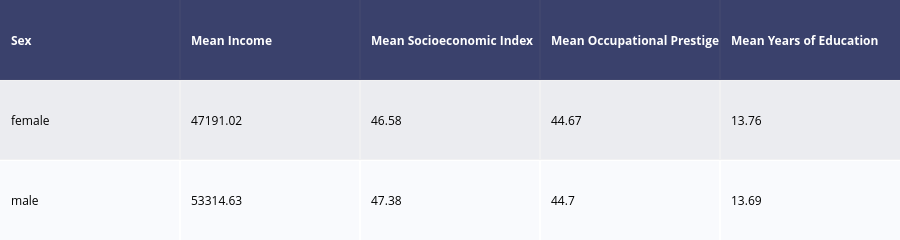

The notebook cell this image was saved under:
### Markdown cell above
## Problem 2
Generate a table that shows the mean income, occupational prestige, socioeconomic index, and years of education for men and for women. Use the `ff.create_table()` method to display a web-enabled version of this table. This table is for presentation purposes, so round every column to two decimal places and use more presentable column names. [15 points]

### Code cell
gss_table = gss_clean[['income', 'socioeconomic_index','job_prestige', 'education', 'sex']]
gss_table = gss_table.groupby('sex').agg('mean').round(2).reset_index()
gss_table = gss_table.rename({'income':'Mean Income',
                  'sex':'Sex',
                  'socioeconomic_index':'Mean Socioeconomic Index',
                  'job_prestige':'Mean Occupational Prestige',
                  'education':'Mean Years of Education'}, axis=1)
ff.create_table(gss_table)

### Figure 1 — Plotly figure (JSON) as saved in the notebook; plotly's stock layout.template omitted (floating-point values rounded to 4 significant figures)
{"data": [{"colorscale": [[0, "#00083e"], [0.5, "#ededee"], [1, "#ffffff"]], "hoverinfo": "none", "opacity": 0.75, "showscale": false, "type": "heatmap", "z": [[0, 0, 0, 0, 0], [0.5, 0.5, 0.5, 0.5, 0.5], [1, 1, 1, 1, 1]]}], "layout": {"annotations": [{"align": "left", "font": {"color": "#ffffff"}, "showarrow": false, "text": "<b>Sex</b>", "x": -0.45, "xanchor": "left", "xref": "x", "y": 0, "yref": "y"}, {"align": "left", "font": {"color": "#ffffff"}, "showarrow": false, "text": "<b>Mean Income</b>", "x": 0.55, "xanchor": "left", "xref": "x", "y": 0, "yref": "y"}, {"align": "left", "font": {"color": "#ffffff"}, "showarrow": false, "text": "<b>Mean Socioeconomic Index</b>", "x": 1.55, "xanchor": "left", "xref": "x", "y": 0, "yref": "y"}, {"align": "left", "font": {"color": "#ffffff"}, "showarrow": false, "text": "<b>Mean Occupational Prestige</b>", "x": 2.55, "xanchor": "left", "xref": "x", "y": 0, "yref": "y"}, {"align": "left", "font": {"color": "#ffffff"}, "showarrow": false, "text": "<b>Mean Years of Education</b>", "x": 3.55, "xanchor": "left", "xref": "x", "y": 0, "yref": "y"}, {"align": "left", "font": {"color": "#000000"}, "showarrow": false, "text": "female", "x": -0.45, "xanchor": "left", "xref": "x", "y": 1, "yref": "y"}, {"align": "left", "font": {"color": "#000000"}, "showarrow": false, "text": "47191.02", "x": 0.55, "xanchor": "left", "xref": "x", "y": 1, "yref": "y"}, {"align": "left", "font": {"color": "#000000"}, "showarrow": false, "text": "46.58", "x": 1.55, "xanchor": "left", "xref": "x", "y": 1, "yref": "y"}, {"align": "left", "font": {"color": "#000000"}, "showarrow": false, "text": "44.67", "x": 2.55, "xanchor": "left", "xref": "x", "y": 1, "yref": "y"}, {"align": "left", "font": {"color": "#000000"}, "showarrow": false, "text": "13.76", "x": 3.55, "xanchor": "left", "xref": "x", "y": 1, "yref": "y"}, {"align": "left", "font": {"color": "#000000"}, "showarrow": false, "text": "male", "x": -0.45, "xanchor": "left", "xref": "x", "y": 2, "yref": "y"}, {"align": "left", "font": {"color": "#000000"}, "showarrow": false, "text": "53314.63", "x": 0.55, "xanchor": "left", "xref": "x", "y": 2, "yref": "y"}, {"align": "left", "font": {"color": "#000000"}, "showarrow": false, "text": "47.38", "x": 1.55, "xanchor": "left", "xref": "x", "y": 2, "yref": "y"}, {"align": "left", "font": {"color": "#000000"}, "showarrow": false, "text": "44.7", "x": 2.55, "xanchor": "left", "xref": "x", "y": 2, "yref": "y"}, {"align": "left", "font": {"color": "#000000"}, "showarrow": false, "text": "13.69", "x": 3.55, "xanchor": "left", "xref": "x", "y": 2, "yref": "y"}], "height": 140, "margin": {"b": 0, "l": 0, "r": 0, "t": 0}, "xaxis": {"dtick": 1, "gridwidth": 2, "showticklabels": false, "tick0": -0.5, "ticks": "", "zeroline": false}, "yaxis": {"autorange": "reversed", "dtick": 1, "gridwidth": 2, "showticklabels": false, "tick0": 0.5, "ticks": "", "zeroline": false}}}
